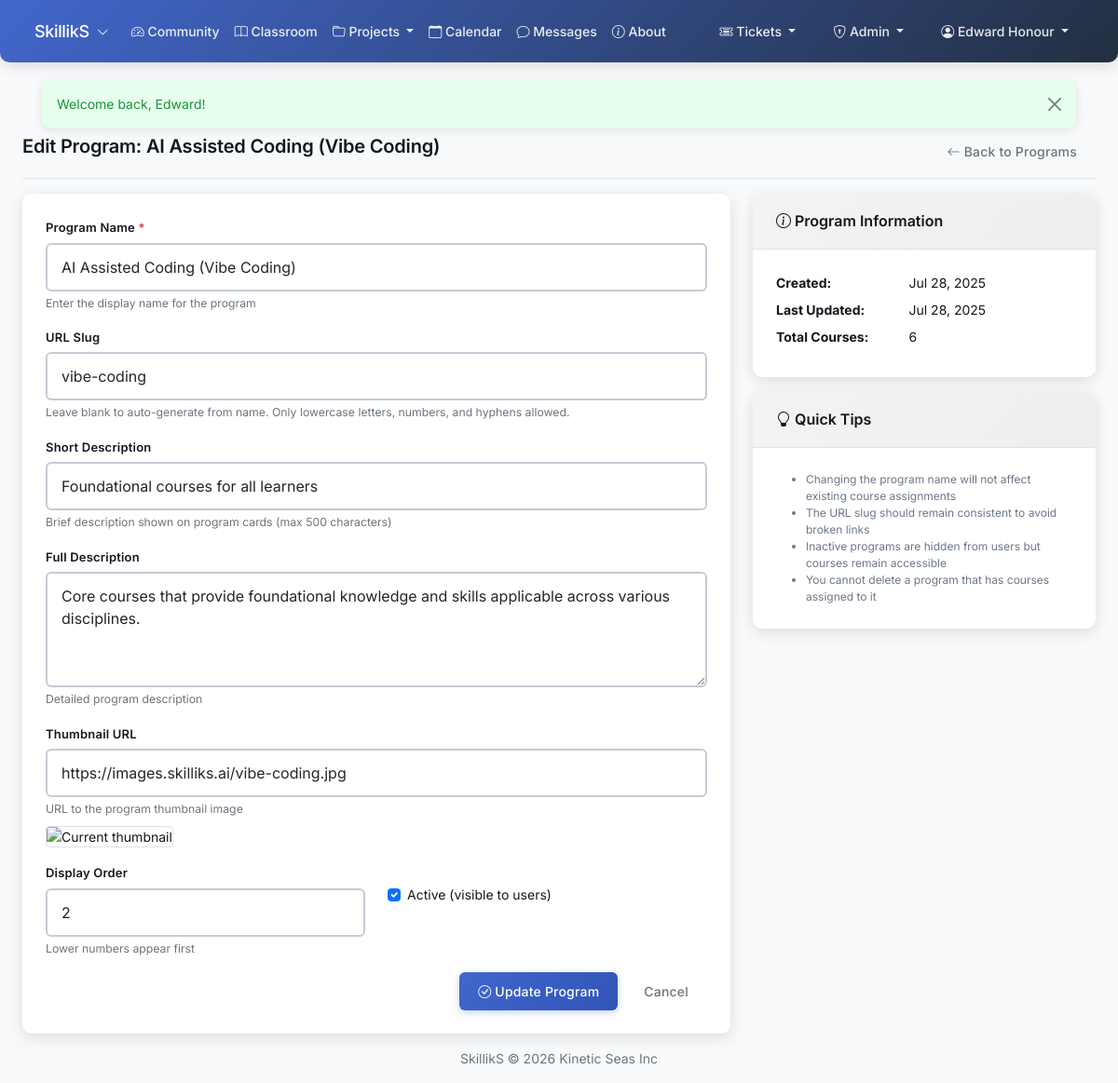
/html/admin-program-edit.php?id=1 (signed in), run on the app's committed database.
### tables this page shows
CREATE TABLE `programs` (
  `id` int(11) NOT NULL,
  `community_id` int(10) UNSIGNED NOT NULL DEFAULT 1,
  `name` varchar(255) NOT NULL,
  `slug` varchar(255) NOT NULL,
  `description` text DEFAULT NULL,
  `short_description` varchar(500) DEFAULT NULL,
  `thumbnail_url` varchar(500) DEFAULT NULL,
  `display_order` int(11) DEFAULT 0,
  `is_active` tinyint(1) DEFAULT 1,
  `created_at` timestamp NULL DEFAULT current_timestamp(),
  `updated_at` timestamp NULL DEFAULT current_timestamp() ON UPDATE current_timestamp()
);

### html/admin-program-edit.php (the view, shortened to what this page needs)
<?php
$programId = isset($_GET['id']) ? (int)$_GET['id'] : 0;
$db = getDB();
$currentCommunityId = getCurrentCommunityId();
try {
    $stmt = $db->prepare("SELECT * FROM programs WHERE id = ? AND community_id = ?");
    $stmt->execute([$programId, $currentCommunityId]);
    $program = $stmt->fetch(PDO::FETCH_ASSOC);
} catch (PDOException $e) {
    error_log("Program fetch error: " . $e->getMessage());
    setFlashMessage('error', 'Error fetching program data.');
    header('Location: /programs');
    exit;
}
$courseStmt = $db->prepare("SELECT COUNT(*) as count FROM courses WHERE program_id = ?");
$courseStmt->execute([$programId]);
$courseCount = $courseStmt->fetch(PDO::FETCH_ASSOC)['count'];
require_once 'includes/header.php';
?>
<main class="container-fluid px-4" style="padding-top: 40px;">
    <div id="program-edit-header" class="d-flex justify-content-between flex-wrap flex-md-nowrap align-items-center pt-3 pb-2 mb-3 border-bottom">
        <h1 class="h2">Edit Program: <?php echo htmlspecialchars($program['name']); ?></h1>
        <div id="program-edit-toolbar" class="btn-toolbar mb-2 mb-md-0">
            <a href="/programs" class="btn btn-outline-secondary">
                <i class="bi bi-arrow-left"></i> Back to Programs
            </a>
        </div>
    </div>
    <div class="row">
        <div class="col-lg-8">
            <div id="program-form-card" class="card">
                <div class="card-body">
                    <form method="POST" action="/admin-program-edit.php?id=<?php echo $programId; ?>">
                        <div class="mb-3">
                            <label for="name" class="form-label">Program Name <span class="text-danger">*</span></label>
                            <input type="text" class="form-control" id="name" name="name"
                                   value="<?php echo htmlspecialchars($_POST['name'] ?? ''); ?>" required>
                            <div class="form-text">Enter the display name for the program</div>
                        </div>
                        <div class="mb-3">
                            <label for="slug" class="form-label">URL Slug</label>
                            <input type="text" class="form-control" id="slug" name="slug"
                                   value="<?php echo htmlspecialchars($_POST['slug'] ?? ''); ?>"
                                   pattern="[a-z0-9-]+" title="Only lowercase letters, numbers, and hyphens">
                            <div class="form-text">Leave blank to auto-generate from name. Only lowercase letters, numbers, and hyphens allowed.</div>
                        </div>
                        <div class="mb-3">
                            <label for="short_description" class="form-label">Short Description</label>
                            <input type="text" class="form-control" id="short_description" name="short_description"
                                   value="<?php echo htmlspecialchars($_POST['short_description'] ?? ''); ?>" maxlength="500">
                            <div class="form-text">Brief description shown on program cards (max 500 characters)</div>
                        </div>
                        <div class="mb-3">
                            <label for="description" class="form-label">Full Description</label>
                            <textarea class="form-control" id="description" name="description" rows="4"><?php echo htmlspecialchars($_POST['description'] ?? ''); ?></textarea>
                            <div class="form-text">Detailed program description</div>
                        </div>
                        <div class="mb-3">
                            <label for="thumbnail_url" class="form-label">Thumbnail URL</label>
                            <input type="url" class="form-control" id="thumbnail_url" name="thumbnail_url"
                                   value="<?php echo htmlspecialchars($_POST['thumbnail_url'] ?? ''); ?>">
                            <div class="form-text">URL to the program thumbnail image</div>
                            <?php if (!empty($_POST['thumbnail_url'])): ?>
                                <div class="mt-2">
                                    <img src="<?php echo htmlspecialchars($_POST['thumbnail_url']); ?>"
                                         alt="Current thumbnail"
                                         style="max-width: 200px; max-height: 150px; object-fit: cover;"
                                         class="border rounded">
                                </div>
                            <?php endif; ?>
                        </div>
                        <div class="row">
                            <div class="col-md-6">
                                <div class="mb-3">
                                    <label for="display_order" class="form-label">Display Order</label>
                                    <input type="number" class="form-control" id="display_order" name="display_order"
                                           value="<?php echo htmlspecialchars($_POST['display_order'] ?? '0'); ?>" min="0">
                                    <div class="form-text">Lower numbers appear first</div>
                                </div>
                            </div>
                            <div class="col-md-6">
                                <div class="mb-3">
                                    <div class="form-check mt-4">
                                        <input class="form-check-input" type="checkbox" id="is_active" name="is_active"
                                               <?php echo (!empty($_POST['is_active'])) ? 'checked' : ''; ?>>
                                        <label class="form-check-label" for="is_active">
                                            Active (visible to users)
                                        </label>
                                    </div>
                                </div>
                            </div>
                        </div>
                        <div class="d-grid gap-2 d-md-flex justify-content-md-end">
                            <button type="submit" class="btn btn-primary">
                                <i class="bi bi-check-circle"></i> Update Program
                            </button>
                            <a href="/programs" class="btn btn-outline-secondary">
                                Cancel
                            </a>
                        </div>
                    </form>
                </div>
            </div>
        </div>
        <div class="col-lg-4">
            <div id="info-card" class="card mb-3">
                <div class="card-header">
                    <h5 class="mb-0"><i class="bi bi-info-circle"></i> Program Information</h5>
                </div>
                <div class="card-body">
                    <dl class="row mb-0">
                        <dt class="col-sm-5">Created:</dt>
                        <dd class="col-sm-7"><?php echo date('M j, Y', strtotime($program['created_at'])); ?></dd>
                        <dt class="col-sm-5">Last Updated:</dt>
                        <dd class="col-sm-7"><?php echo date('M j, Y', strtotime($program['updated_at'])); ?></dd>
                        <dt class="col-sm-5">Total Courses:</dt>
                        <dd class="col-sm-7"><?php echo $courseCount; ?></dd>
                    </dl>
                </div>
            </div>
            <div id="help-card" class="card">
                <div class="card-header">
                    <h5 class="mb-0"><i class="bi bi-lightbulb"></i> Quick Tips</h5>
                </div>
                <div class="card-body">
                    <ul class="small mb-0">
                        <li>Changing the program name will not affect existing course assignments</li>
                        <li>The URL slug should remain consistent to avoid broken links</li>
                        <li>Inactive programs are hidden from users but courses remain accessible</li>
                        <li>You cannot delete a program that has courses assigned to it</li>
                    </ul>
                </div>
            </div>
        </div>
    </div>
</main>
<?php require_once 'includes/footer.php'; ?>

### html/includes/header.php (style rules this page uses)
body { min-height: 100vh; }
body.bg-light { padding-top: 86px; }
main { margin-top: 0; padding: 0; }

### data on the page
programs: name "AI Assisted Coding (Vibe Coding)", created_at "Jul 28, 2025", updated_at "Jul 28, 2025"

### other printed values
$_SESSION['user_name'] "Edward Honour"
$success "Welcome back, Edward!"
$courseCount "6"
